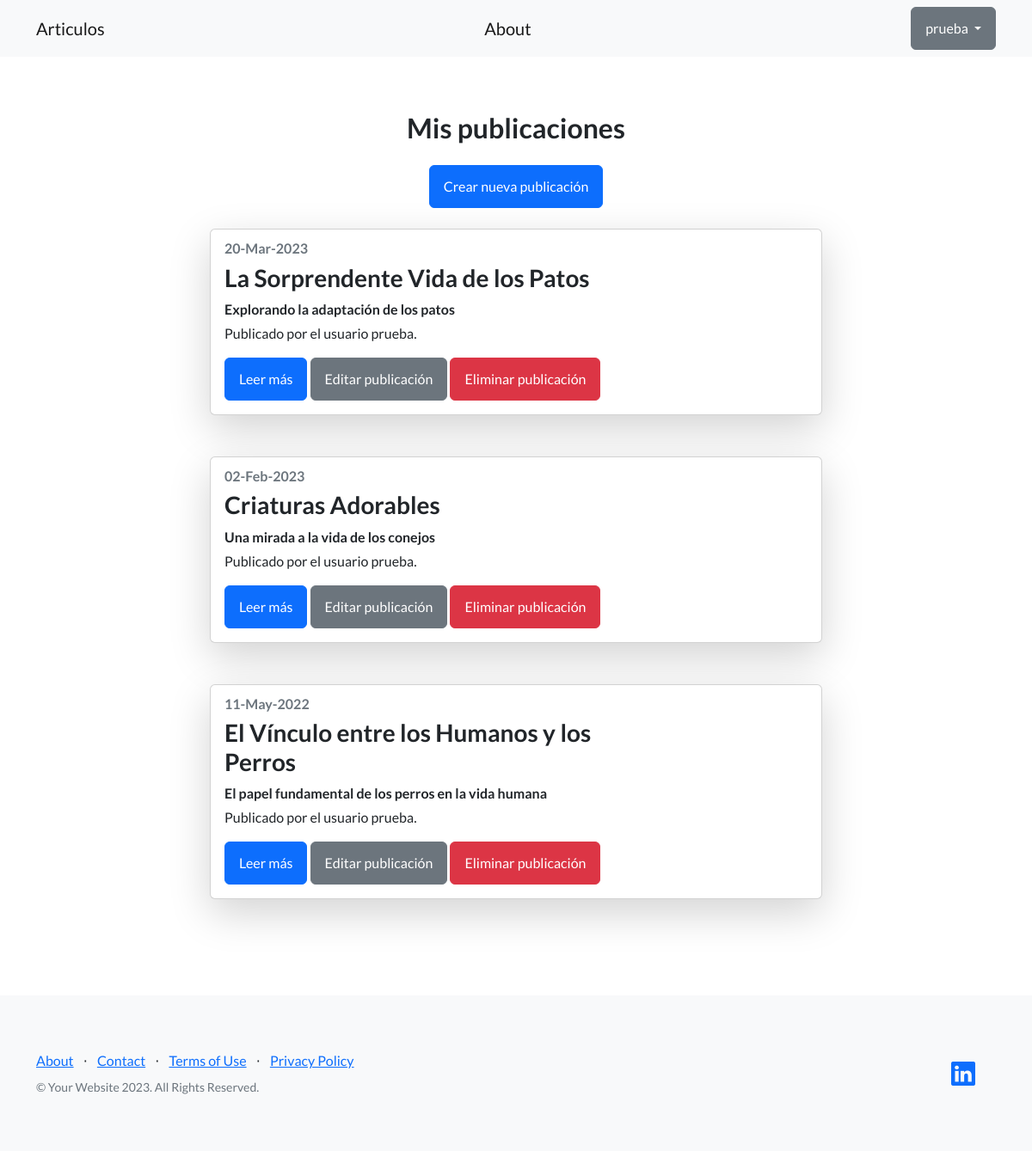
/blog/post_propios/ (signed in), run on the app's committed database.
### blog_mascotas/models.py (models this page shows, shortened)
class Articulo(models.Model):
    autor = models.ForeignKey(User, on_delete=models.SET_NULL, null=True)
    titulo = models.CharField(max_length=256)
    subtitulo = models.CharField(max_length=256)
    cuerpo = models.CharField(max_length=5656) #RichTextField
    fecha = models.DateField()

### blog_mascotas/views.py (the view)
@login_required
def post_propios(request):
    user = request.user
    articulo = Articulo.objects.filter(autor=user)
    context = {'articulo': articulo}
    return render(request, 'control_estudios/post_propios.html', context)

### blog_mascotas/templates/control_estudios/post_propios.html (shortened to what this page needs)
{% extends 'base.html' %}
{% block contenido %}
<section class="section-padding">
    <div class="container">
        <div class="row">
            <div class="col-lg-12 col-12 text-center">
                <h2 class="mb-4">Mis publicaciones</h2>
            </div>
            <div class="col-lg-12 col-12 text-center">
                <h5><a href="{% url 'articulo_formulario' %}" class="btn btn-primary">Crear nueva publicación</a></h5>
            </div>
            <div class="col-lg-8 col-12 mt-3 mx-auto">
                {% for articulo in articulo %}
                <div class="card mb-5 shadow-lg">
                    <div class="row g-0">
                        <div class="col-md-8">
                            <div class="card-body d-flex flex-column justify-content-between h-100">
                                <div>
                                    <h6 class="card-subtitle mb-2 text-muted">{{ articulo.fecha|date:'d-M-Y' }}</h6>
                                    <h3 class="card-title mb-2">{{ articulo.titulo }}</h3>
                                    <p class="mb-1"><strong>{{ articulo.subtitulo }}</strong></p>
                                    <p class="mb-0">Publicado por el usuario {{ articulo.autor }}.</p>
                                </div>
                                <div class="mt-3">
                                    <a href="{% url 'detalle_articulo' articulo.id %}" class="btn btn-primary">Leer más</a>
                                    <a href="{% url 'editar_articulo' articulo.id %}" class="btn btn-secondary">Editar publicación</a>
                                    <a href="{% url 'borrar_articulo' articulo.id %}" class="btn btn-danger">Eliminar publicación</a>
                                </div>
                            </div>
                        </div>
                    </div>
                </div>
                {% endfor %}
            </div>
        </div>
    </div>
</section>
{% endblock contenido %}

### plantillas/base.html (shortened to what this page needs)
<!DOCTYPE html>
<html lang="en">
    <head>
        {% load static %}
        <link href="https://cdn.jsdelivr.net/npm/bootstrap-icons@1.5.0/font/bootstrap-icons.css" rel="stylesheet" type="text/css" />
        <link href="{% static 'css/styles.css' %}" rel="stylesheet" />
    </head>
    <body>
        <nav class="navbar navbar-light bg-light static-top">
            <div class="container">
                <a class="navbar-brand" href="{% url 'pages' %}">Articulos</a>
                <a class="navbar-brand" href="{% url 'about' %}">About</a>
                {% if user.is_authenticated %}
                <div class="dropdown">
                    <button class="btn btn-secondary dropdown-toggle" type="button" id="dropdownMenuButton1" data-bs-toggle="dropdown" aria-expanded="false">
                        <div style="display: inline-flex;">
                            <span>{{ user.username }}</span>
                        </div>
                    </button>
                </div>
                {% else %}
                <a class="btn btn-primary" href="{% url 'login' %}">Inicio sesión</a>
                <a class="btn btn-primary" href="{% url 'registro' %}">Registro</a>
                {% endif %}
            </div>
        </nav>
        <section style="padding:4rem 3rem;">
            {% block contenido %}
            {% endblock contenido %}
        </section>
        <footer class="footer bg-light">
            <div class="container">
                <div class="row">
                    <div class="col-lg-6 h-100 text-center text-lg-start my-auto">
                        <ul class="list-inline mb-2">
                            <li class="list-inline-item"><a href="{% url 'about' %}">About</a></li>
                            <li class="list-inline-item">⋅</li>
                            <li class="list-inline-item"><a href="#!">Contact</a></li>
                            <li class="list-inline-item">⋅</li>
                            <li class="list-inline-item"><a href="#!">Terms of Use</a></li>
                            <li class="list-inline-item">⋅</li>
                            <li class="list-inline-item"><a href="#!">Privacy Policy</a></li>
                        </ul>
                        <p class="text-muted small mb-4 mb-lg-0">&copy; Your Website 2023. All Rights Reserved.</p>
                    </div>
                    <div class="col-lg-6 h-100 text-center text-lg-end my-auto">
                        <ul class="list-inline mb-0">
                            <li class="list-inline-item me-4">
                                <a href=https://www.linkedin.com/in/santiago-frydman-602a54199><i class="bi-linkedin fs-3"></i></a>
                            </li>
                        </ul>
                    </div>
                </div>
            </div>
        </footer>
    </body>
</html>

### data on the page
Articulo: fecha "20-Mar-2023", titulo "La Sorprendente Vida de los Patos", subtitulo "Explorando la adaptación de los patos", autor "prueba"
Articulo: fecha "02-Feb-2023", titulo "Criaturas Adorables", subtitulo "Una mirada a la vida de los conejos", autor "prueba"
Articulo: fecha "11-May-2022", titulo "El Vínculo entre los Humanos y los Perros", subtitulo "El papel fundamental de los perros en la vida humana", autor "prueba"

### other printed values
{{ user.username }} "prueba"
